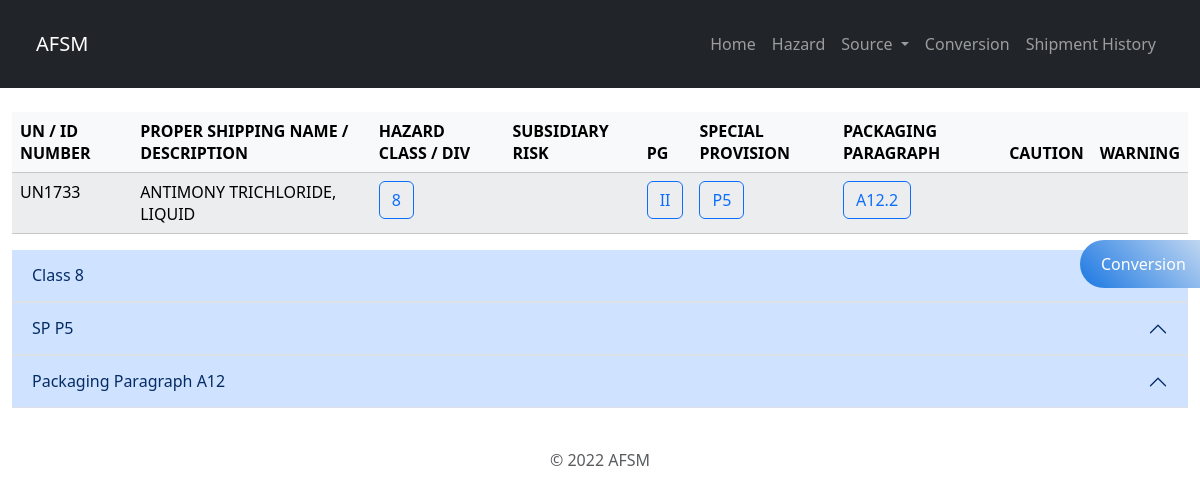
Screenshot of /products/457/ with the database file from the repository.
### search/models.py (models this page shows, shortened)
class Product(models.Model):
    un = models.CharField(max_length=200)
    psn = models.CharField(max_length=200)
    hazard = models.CharField(max_length=200)
    subrisk = models.CharField(max_length=200)
    pg = models.CharField(max_length=200)
    sp = models.CharField(max_length=200)
    paragraph = models.CharField(max_length=200)
    def sub_as_list(self):
        if len(self.subrisk) == 0:
            return False
        return self.subrisk.split(',')
    def pg_as_list(self):
        if len(self.pg) == 0:
            return False
        return self.pg.split(',')
    def sp_as_list(self):
        if len(self.sp) == 0:
            return False
        return self.sp.split(',')

class HazClass(models.Model):
    code = models.CharField(max_length=200)
    desc = models.TextField()

class SpCode(models.Model):
    code = models.CharField(max_length=200)
    desc = models.TextField()

### search/views.py (the view)
# urls.py: path('products/<int:pid>/', views.detail, name='detail'),
def detail(request, pid):
    product = Product.objects.get(id=pid)
    hazcode = product.hazard
    haz_class = ""
    if hazcode != "":
        hazcode = re.sub(r'[^0-9.]', '', hazcode)
        haz_class = HazClass.objects.get(code=hazcode)
    subcodes = product.sub_as_list()
    sub_list = []
    if subcodes:
        for subcode in subcodes:
            subcode = re.sub(r'[^0-9.]', '', subcode)
            sub = HazClass.objects.get(code=subcode)
            sub_list.append(sub)
    spcodes = product.sp_as_list()
    sp_list = []
    if spcodes:
        for spcode in spcodes:
            code = SpCode.objects.get(code=spcode.strip())
            sp_list.append(code)
    ppcode = product.paragraph
    pp = ppcode
    if ppcode != "" and ppcode != "FORBIDDEN":
        pp = ""
        for c in ppcode:
            if c != '.':
                pp += c
            else:
                break
    context = {'product':product, 'haz_class':haz_class, 'sub_list':sub_list, 'sp_list':sp_list, 'pp':pp}
    return render(request, 'search/detail.html', context)

### search/templates/search/detail.html (shortened to what this page needs)
{% load bootstrap5 %}
{% bootstrap_css %}
{% load static %}
<!DOCTYPE html>
<html>
<head>
    <link rel="stylesheet" href="{% static 'search/style.css' %}">
</head>
<body>
    <nav class="navbar navbar-expand-lg navbar-dark bg-dark p-4">
        <div class="container-fluid">
            <a class="navbar-brand" href="{% url 'index' %}">AFSM</a>
            <div class="collapse navbar-collapse" id="navbarNavAltMarkup">
                <div class="navbar-nav ms-auto">
                    <a class="nav-link" aria-current="page" href="{% url 'index' %}">Home</a>
                    <a class="nav-link"  href="{% url 'hazard' %}">Hazard</a>
                    <div class="collapse navbar-collapse" id="navbarNavDarkDropdown">
                        <ul class="navbar-nav">
                          <li class="nav-item dropdown">
                            <a class="nav-link dropdown-toggle" href="#" id="navbarDarkDropdownMenuLink" role="button" data-bs-toggle="dropdown" aria-expanded="false">
                              Source
                            </a>
                          </li>
                        </ul>
                      </div>
                    <a class="nav-link" href="{% url 'conversion' %}">Conversion</a>
                    <a class="nav-link" href="{% url 'shipmentHistory' %}">Shipment History</a>
                </div>
            </div>
        </div>
    </nav>
    <div class="fixed">
        <a href="" class="button" type="button" data-bs-toggle="modal" data-bs-target="#unitModal">
            <div class="buttonDiv bg-b-blue">
                Conversion
            </div>
        </a>
    </div>
    <div class="container-fluid mt-4 table-responsive">
        <table class="table table-light table-striped">
            <thead>
                <tr>
                    <th>UN / ID NUMBER</th>
                    <th>PROPER SHIPPING NAME / DESCRIPTION </th>
                    <th>HAZARD CLASS / DIV</th>
                    <th>SUBSIDIARY RISK</th>
                    <th>PG</th>
                    <th>SPECIAL PROVISION</th>
                    <th>PACKAGING PARAGRAPH</th>
                    <th>CAUTION</th>
                    <th>WARNING</th>
                </tr>
            </thead>
            <tbody id="pnTable">
                <tr>
                    <td> {{ product.un }} </td>
                    <td> {{ product.psn }} </td>
                    <td>
                        {% if product.hazard %}
                        <button class="btn btn-outline-primary" data-bs-toggle="collapse"
                            data-bs-target="#haz" aria-expanded="true"
                            aria-controls="haz">
                            {{ product.hazard }}
                        </button>
                        {% endif %}
                    </td>
                    <td>
                    </td>
                    <td>
                        {% if product.pg_as_list %}
                        {% for pg in product.pg_as_list %}
                        <button class="btn btn-outline-primary">
                            {{ pg }}
                        </button>
                        {% endfor %}
                        {% endif %}
                    </td>
                    <td>
                        {% if product.sp_as_list %}
                        {% for sp in product.sp_as_list %}
                        <button class="btn btn-outline-primary" data-bs-toggle="collapse"
                            data-bs-target="#sp{{ forloop.counter }}" aria-expanded="true"
                            aria-controls="sp{{ forloop.counter }}">
                            {{ sp }}
                        </button>
                        {% endfor %}
                        {% endif %}
                    </td>
                    <td>
                        {% if product.paragraph %}
                        <button class="btn btn-outline-primary" type="button" data-bs-toggle="collapse"
                            data-bs-target="#pp" aria-controls="pp">
                            {{ product.paragraph }}
                        </button>
                        {% endif %}
                    </td>
                    <td></td>
                    <td></td>
                </tr>
            </tbody>
        </table>
        <div class="accordion accordion-flush" id="accordionExample">
            {% if haz_class %}
            <div class="accordion-item">
                <h2 class="accordion-header">
                    <button class="accordion-button" type="button" data-bs-toggle="collapse"
                        data-bs-target="#haz" aria-controls="haz">
                        Class {{ haz_class.code }}
                    </button>
                </h2>
            </div>
            {% endif %}
            {% for sp in sp_list %}
            <div class="accordion-item">
                <h2 class="accordion-header">
                    <button class="accordion-button" type="button" data-bs-toggle="collapse"
                        data-bs-target="#sp{{ forloop.counter }}" aria-controls="sp{{ forloop.counter }}">
                        SP {{ sp.code }}
                    </button>
                </h2>
            </div>
            {% endfor %}
            {% if pp != "" %}
            <div class="accordion-item">
                <h2 class="accordion-header">
                    <button class="accordion-button" type="button" data-bs-toggle="collapse" data-bs-target="#pp"
                        aria-controls="pp">
                        Packaging Paragraph {{ pp }}
                    </button>
                </h2>
            </div>
            {% endif %}
        </div>
        <footer class="py-3 my-4">
            <p class="text-center text-muted">© 2022 AFSM</p>
        </footer>
    </div>
</body>
</html>

### search/static/search/style.css (style rules this page uses)
* { margin: 0; padding: 0; box-sizing: border-box; }
body { background-image: url('https://upload.wikimedia.org/wikipedia/commons/3/36/C17_aircraft_alt.jpg'); background-repeat: no-repeat; background-attachment: fixed; background-size: cover; }
.fixed { position: fixed; top: 30%; right: 0; width: 120px; z-index: 999; }
.button { display: block; border: 0; line-height: 3; margin-bottom: 0.3em; outline: none; text-decoration: none; color: #fff; width: 120px; font-size: 16px; border-radius: 20px 0 0 20px; }
.buttonDiv { padding: 0 21px; border-radius: 30px 0 0 30px; }
.bg-b-blue { background: linear-gradient(45deg, #1a77e2, #bfd6f1); }

### rows the page displays
Product: un "UN1733", psn "ANTIMONY TRICHLORIDE, LIQUID", hazard "8", pg_as_list "II", sp_as_list "P5", paragraph "A12.2"
HazClass: code "8"
SpCode: code "P5"

### other values shown
{{ pp }} "A12"
